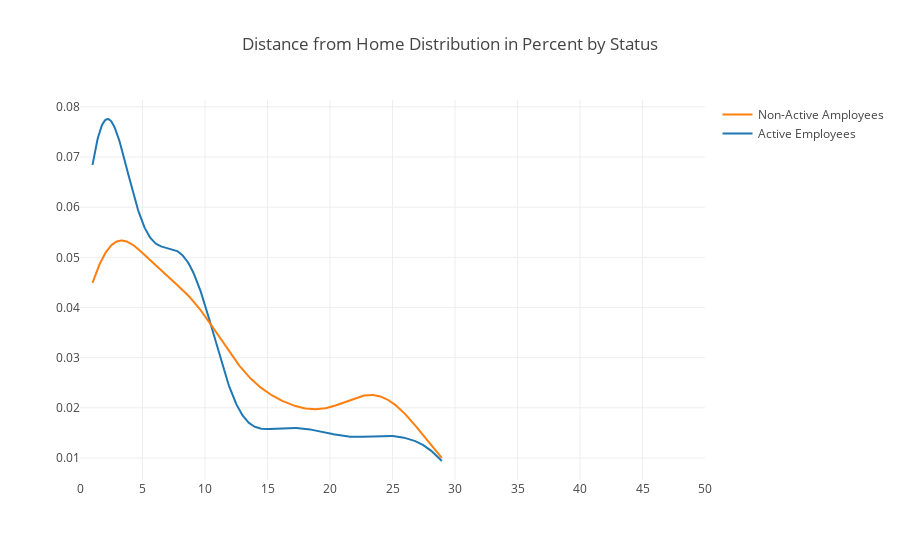

Here is the notebook cell this chart was saved with:
### Code cell
#Distance from Home

print("Distance from home for employees to get to work is from {:0.2f} to {:0.2f} miles.".format(df_human_resources['DistanceFromHome'].min(), df_human_resources['DistanceFromHome'].max()))

print('Average distance from home for currently active employees: {:0.2f} miles and ex-employees: {:0.2f} miles'.format(df_human_resources[df_human_resources['Attrition']=='No']['DistanceFromHome'].mean(), df_human_resources[df_human_resources['Attrition']=='Yes']['DistanceFromHome'].mean()))

x1 = df_human_resources.loc[df_human_resources['Attrition']=='No', 'DistanceFromHome']
x2 = df_human_resources.loc[df_human_resources['Attrition']=='Yes', 'DistanceFromHome']

hist_data = [x1, x2]
group_labels = ['Active Employees', 'Non-Active Amployees']

fig = ff.create_distplot(hist_data, group_labels, curve_type='kde', show_hist=False, show_rug=False)

fig['layout'].update(title='Distance from Home Distribution in Percent by Status')
fig['layout'].update(xaxis=dict(range=[0,50], dtick=5))

iplot(fig, filename='Distplot with Multiple Datasets')

### Figure 1 — Plotly figure (JSON) as saved in the notebook; plotly's stock layout.template omitted (floating-point values rounded to 4 significant figures; data arrays with more than 128 entries replaced by an {"elided": "..."} marker saying what was removed)
{"data": [{"legendgroup": "Active Employees", "marker": {"color": "rgb(31, 119, 180)"}, "mode": "lines", "name": "Active Employees", "showlegend": true, "type": "scatter", "uid": "a1f316ce-834a-4f1a-8bf2-eaac42a09353", "x": {"elided": "500 float values"}, "xaxis": "x", "y": {"elided": "500 float values"}, "yaxis": "y"}, {"legendgroup": "Non-Active Amployees", "marker": {"color": "rgb(255, 127, 14)"}, "mode": "lines", "name": "Non-Active Amployees", "showlegend": true, "type": "scatter", "uid": "970a1dd1-9d0d-4588-ae77-f3cb87e5f181", "x": {"elided": "500 float values"}, "xaxis": "x", "y": {"elided": "500 float values"}, "yaxis": "y"}], "layout": {"barmode": "overlay", "hovermode": "closest", "legend": {"traceorder": "reversed"}, "title": {"text": "Distance from Home Distribution in Percent by Status"}, "xaxis": {"anchor": "y2", "domain": [0, 1], "dtick": 5, "range": [0, 50], "zeroline": false}, "yaxis": {"anchor": "free", "domain": [0, 1], "position": 0}}}
